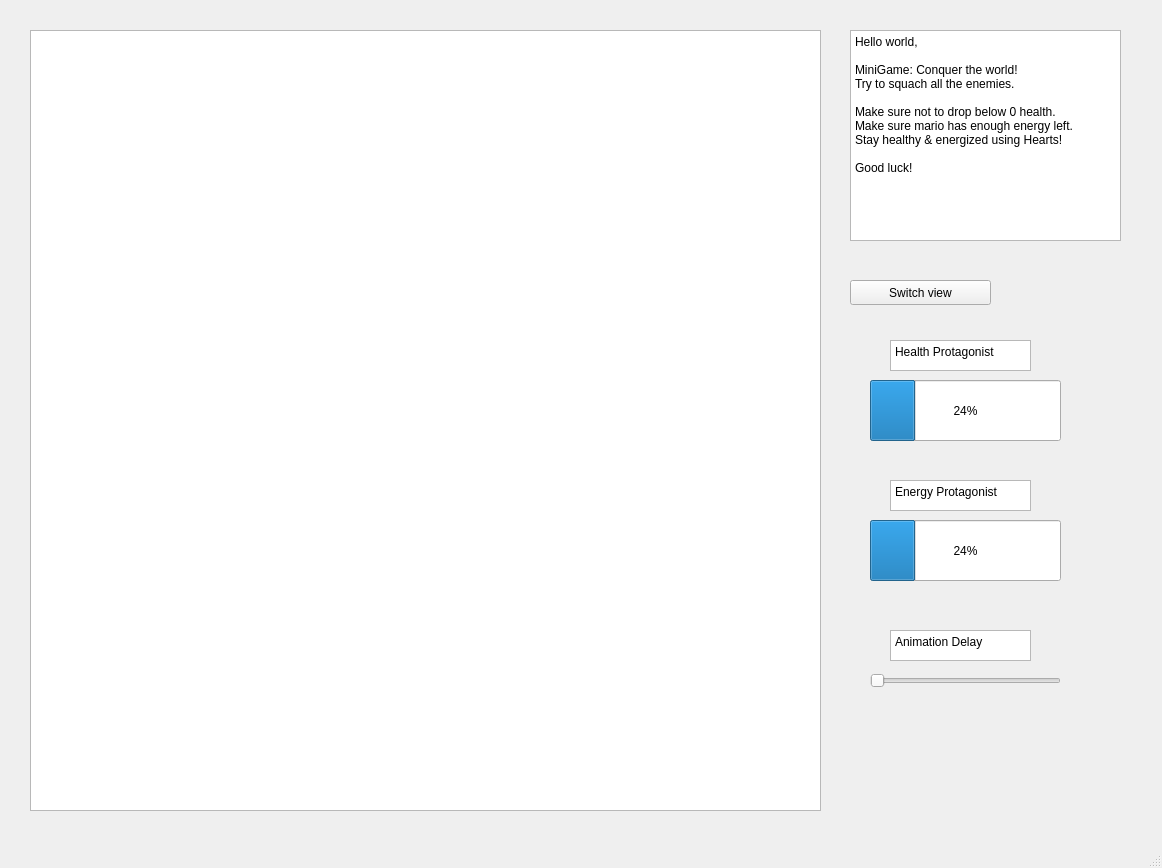
<?xml version="1.0" encoding="UTF-8"?>
<ui version="4.0">
 <class>MainWindow</class>
 <widget class="QMainWindow" name="MainWindow">
  <property name="geometry">
   <rect>
    <x>0</x>
    <y>0</y>
    <width>1162</width>
    <height>868</height>
   </rect>
  </property>
  <property name="windowTitle">
   <string>MainWindow</string>
  </property>
  <widget class="QWidget" name="centralwidget">
   <widget class="QGraphicsView" name="graphicsView">
    <property name="geometry">
     <rect>
      <x>30</x>
      <y>30</y>
      <width>791</width>
      <height>781</height>
     </rect>
    </property>
   </widget>
   <widget class="QProgressBar" name="progressBar">
    <property name="geometry">
     <rect>
      <x>870</x>
      <y>380</y>
      <width>191</width>
      <height>61</height>
     </rect>
    </property>
    <property name="value">
     <number>24</number>
    </property>
   </widget>
   <widget class="QTextBrowser" name="textBrowser">
    <property name="geometry">
     <rect>
      <x>890</x>
      <y>340</y>
      <width>141</width>
      <height>31</height>
     </rect>
    </property>
    <property name="html">
     <string>&lt;!DOCTYPE HTML PUBLIC &quot;-//W3C//DTD HTML 4.0//EN&quot; &quot;http://www.w3.org/TR/REC-html40/strict.dtd&quot;&gt;
&lt;html&gt;&lt;head&gt;&lt;meta name=&quot;qrichtext&quot; content=&quot;1&quot; /&gt;&lt;meta charset=&quot;utf-8&quot; /&gt;&lt;style type=&quot;text/css&quot;&gt;
p, li { white-space: pre-wrap; }
&lt;/style&gt;&lt;/head&gt;&lt;body style=&quot; font-family:'Noto Sans'; font-size:9pt; font-weight:400; font-style:normal;&quot;&gt;
&lt;p style=&quot; margin-top:0px; margin-bottom:0px; margin-left:0px; margin-right:0px; -qt-block-indent:0; text-indent:0px;&quot;&gt;&lt;span style=&quot; font-family:'Sans Serif';&quot;&gt;Health Protagonist&lt;/span&gt;&lt;/p&gt;&lt;/body&gt;&lt;/html&gt;</string>
    </property>
   </widget>
   <widget class="QTextBrowser" name="textBrowser_2">
    <property name="geometry">
     <rect>
      <x>890</x>
      <y>480</y>
      <width>141</width>
      <height>31</height>
     </rect>
    </property>
    <property name="html">
     <string>&lt;!DOCTYPE HTML PUBLIC &quot;-//W3C//DTD HTML 4.0//EN&quot; &quot;http://www.w3.org/TR/REC-html40/strict.dtd&quot;&gt;
&lt;html&gt;&lt;head&gt;&lt;meta name=&quot;qrichtext&quot; content=&quot;1&quot; /&gt;&lt;meta charset=&quot;utf-8&quot; /&gt;&lt;style type=&quot;text/css&quot;&gt;
p, li { white-space: pre-wrap; }
&lt;/style&gt;&lt;/head&gt;&lt;body style=&quot; font-family:'Noto Sans'; font-size:9pt; font-weight:400; font-style:normal;&quot;&gt;
&lt;p style=&quot; margin-top:0px; margin-bottom:0px; margin-left:0px; margin-right:0px; -qt-block-indent:0; text-indent:0px;&quot;&gt;&lt;span style=&quot; font-family:'Sans Serif';&quot;&gt;Energy Protagonist&lt;/span&gt;&lt;/p&gt;&lt;/body&gt;&lt;/html&gt;</string>
    </property>
   </widget>
   <widget class="QProgressBar" name="progressBar_2">
    <property name="geometry">
     <rect>
      <x>870</x>
      <y>520</y>
      <width>191</width>
      <height>61</height>
     </rect>
    </property>
    <property name="value">
     <number>24</number>
    </property>
   </widget>
   <widget class="QTextBrowser" name="textBrowser_3">
    <property name="geometry">
     <rect>
      <x>850</x>
      <y>30</y>
      <width>271</width>
      <height>211</height>
     </rect>
    </property>
    <property name="html">
     <string>&lt;!DOCTYPE HTML PUBLIC &quot;-//W3C//DTD HTML 4.0//EN&quot; &quot;http://www.w3.org/TR/REC-html40/strict.dtd&quot;&gt;
&lt;html&gt;&lt;head&gt;&lt;meta name=&quot;qrichtext&quot; content=&quot;1&quot; /&gt;&lt;meta charset=&quot;utf-8&quot; /&gt;&lt;style type=&quot;text/css&quot;&gt;
p, li { white-space: pre-wrap; }
&lt;/style&gt;&lt;/head&gt;&lt;body style=&quot; font-family:'Noto Sans'; font-size:9pt; font-weight:400; font-style:normal;&quot;&gt;
&lt;p style=&quot; margin-top:0px; margin-bottom:0px; margin-left:0px; margin-right:0px; -qt-block-indent:0; text-indent:0px;&quot;&gt;&lt;span style=&quot; font-family:'Sans Serif';&quot;&gt;Hello world,&lt;/span&gt;&lt;/p&gt;
&lt;p style=&quot;-qt-paragraph-type:empty; margin-top:0px; margin-bottom:0px; margin-left:0px; margin-right:0px; -qt-block-indent:0; text-indent:0px; font-family:'Sans Serif';&quot;&gt;&lt;br /&gt;&lt;/p&gt;
&lt;p style=&quot; margin-top:0px; margin-bottom:0px; margin-left:0px; margin-right:0px; -qt-block-indent:0; text-indent:0px;&quot;&gt;&lt;span style=&quot; font-family:'Sans Serif';&quot;&gt;MiniGame: Conquer the world!&lt;/span&gt;&lt;/p&gt;
&lt;p style=&quot; margin-top:0px; margin-bottom:0px; margin-left:0px; margin-right:0px; -qt-block-indent:0; text-indent:0px;&quot;&gt;&lt;span style=&quot; font-family:'Sans Serif';&quot;&gt;Try to squach all the enemies.&lt;/span&gt;&lt;/p&gt;
&lt;p style=&quot;-qt-paragraph-type:empty; margin-top:0px; margin-bottom:0px; margin-left:0px; margin-right:0px; -qt-block-indent:0; text-indent:0px; font-family:'Sans Serif';&quot;&gt;&lt;br /&gt;&lt;/p&gt;
&lt;p style=&quot; margin-top:0px; margin-bottom:0px; margin-left:0px; margin-right:0px; -qt-block-indent:0; text-indent:0px;&quot;&gt;&lt;span style=&quot; font-family:'Sans Serif';&quot;&gt;Make sure not to drop below 0 health.&lt;/span&gt;&lt;/p&gt;
&lt;p style=&quot; margin-top:0px; margin-bottom:0px; margin-left:0px; margin-right:0px; -qt-block-indent:0; text-indent:0px;&quot;&gt;&lt;span style=&quot; font-family:'Sans Serif';&quot;&gt;Make sure mario has enough energy left.&lt;/span&gt;&lt;/p&gt;
&lt;p style=&quot; margin-top:0px; margin-bottom:0px; margin-left:0px; margin-right:0px; -qt-block-indent:0; text-indent:0px;&quot;&gt;&lt;span style=&quot; font-family:'Sans Serif';&quot;&gt;Stay healthy &amp;amp; energized using Hearts!&lt;/span&gt;&lt;/p&gt;
&lt;p style=&quot;-qt-paragraph-type:empty; margin-top:0px; margin-bottom:0px; margin-left:0px; margin-right:0px; -qt-block-indent:0; text-indent:0px; font-family:'Sans Serif';&quot;&gt;&lt;br /&gt;&lt;/p&gt;
&lt;p style=&quot; margin-top:0px; margin-bottom:0px; margin-left:0px; margin-right:0px; -qt-block-indent:0; text-indent:0px;&quot;&gt;&lt;span style=&quot; font-family:'Sans Serif';&quot;&gt;Good luck!&lt;/span&gt;&lt;/p&gt;&lt;/body&gt;&lt;/html&gt;</string>
    </property>
   </widget>
   <widget class="QPushButton" name="pushButton">
    <property name="geometry">
     <rect>
      <x>850</x>
      <y>280</y>
      <width>141</width>
      <height>25</height>
     </rect>
    </property>
    <property name="text">
     <string>Switch view</string>
    </property>
   </widget>
   <widget class="QSlider" name="horizontalSlider">
    <property name="geometry">
     <rect>
      <x>870</x>
      <y>660</y>
      <width>191</width>
      <height>41</height>
     </rect>
    </property>
    <property name="baseSize">
     <size>
      <width>100</width>
      <height>100</height>
     </size>
    </property>
    <property name="autoFillBackground">
     <bool>false</bool>
    </property>
    <property name="orientation">
     <enum>Qt::Horizontal</enum>
    </property>
    <property name="invertedAppearance">
     <bool>false</bool>
    </property>
    <property name="invertedControls">
     <bool>false</bool>
    </property>
   </widget>
   <widget class="QTextBrowser" name="textBrowser_4">
    <property name="geometry">
     <rect>
      <x>890</x>
      <y>630</y>
      <width>141</width>
      <height>31</height>
     </rect>
    </property>
    <property name="html">
     <string>&lt;!DOCTYPE HTML PUBLIC &quot;-//W3C//DTD HTML 4.0//EN&quot; &quot;http://www.w3.org/TR/REC-html40/strict.dtd&quot;&gt;
&lt;html&gt;&lt;head&gt;&lt;meta name=&quot;qrichtext&quot; content=&quot;1&quot; /&gt;&lt;meta charset=&quot;utf-8&quot; /&gt;&lt;style type=&quot;text/css&quot;&gt;
p, li { white-space: pre-wrap; }
&lt;/style&gt;&lt;/head&gt;&lt;body style=&quot; font-family:'Noto Sans'; font-size:9pt; font-weight:400; font-style:normal;&quot;&gt;
&lt;p style=&quot; margin-top:0px; margin-bottom:0px; margin-left:0px; margin-right:0px; -qt-block-indent:0; text-indent:0px;&quot;&gt;Animation Delay&lt;/p&gt;&lt;/body&gt;&lt;/html&gt;</string>
    </property>
   </widget>
  </widget>
  <widget class="QMenuBar" name="menubar">
   <property name="geometry">
    <rect>
     <x>0</x>
     <y>0</y>
     <width>1162</width>
     <height>22</height>
    </rect>
   </property>
  </widget>
  <widget class="QStatusBar" name="statusbar"/>
 </widget>
 <resources/>
 <connections>
  <connection>
   <sender>pushButton</sender>
   <signal>released()</signal>
   <receiver>MainWindow</receiver>
   <slot>switchViewMode()</slot>
   <hints>
    <hint type="sourcelabel">
     <x>979</x>
     <y>314</y>
    </hint>
    <hint type="destinationlabel">
     <x>1030</x>
     <y>325</y>
    </hint>
   </hints>
  </connection>
 </connections>
 <slots>
  <slot>switchViewMode()</slot>
 </slots>
</ui>
